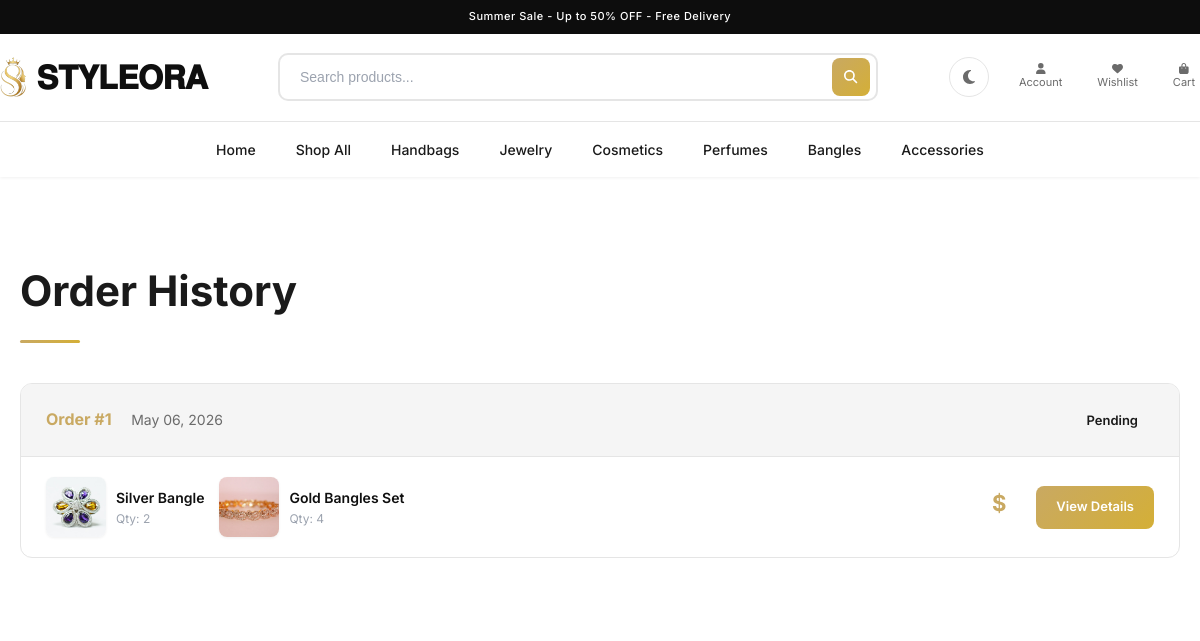
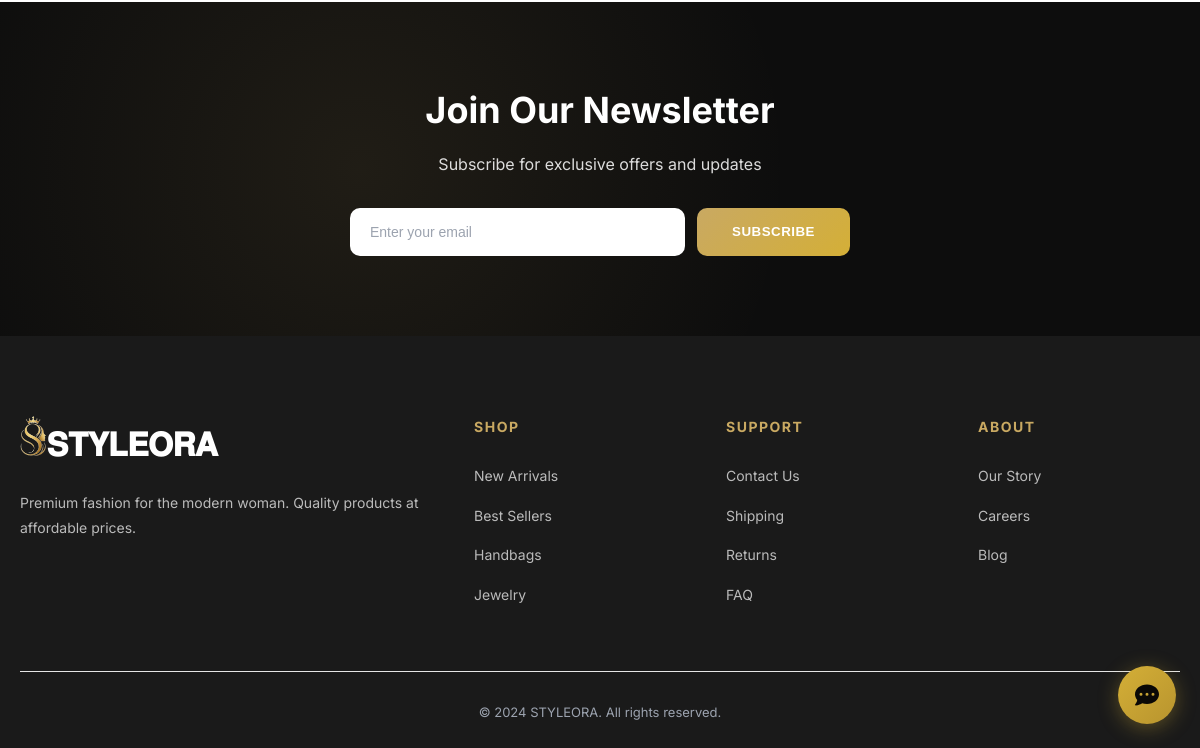
The page /order-history/ (signed in) on the database as committed earlier (2 pictures, top to bottom).
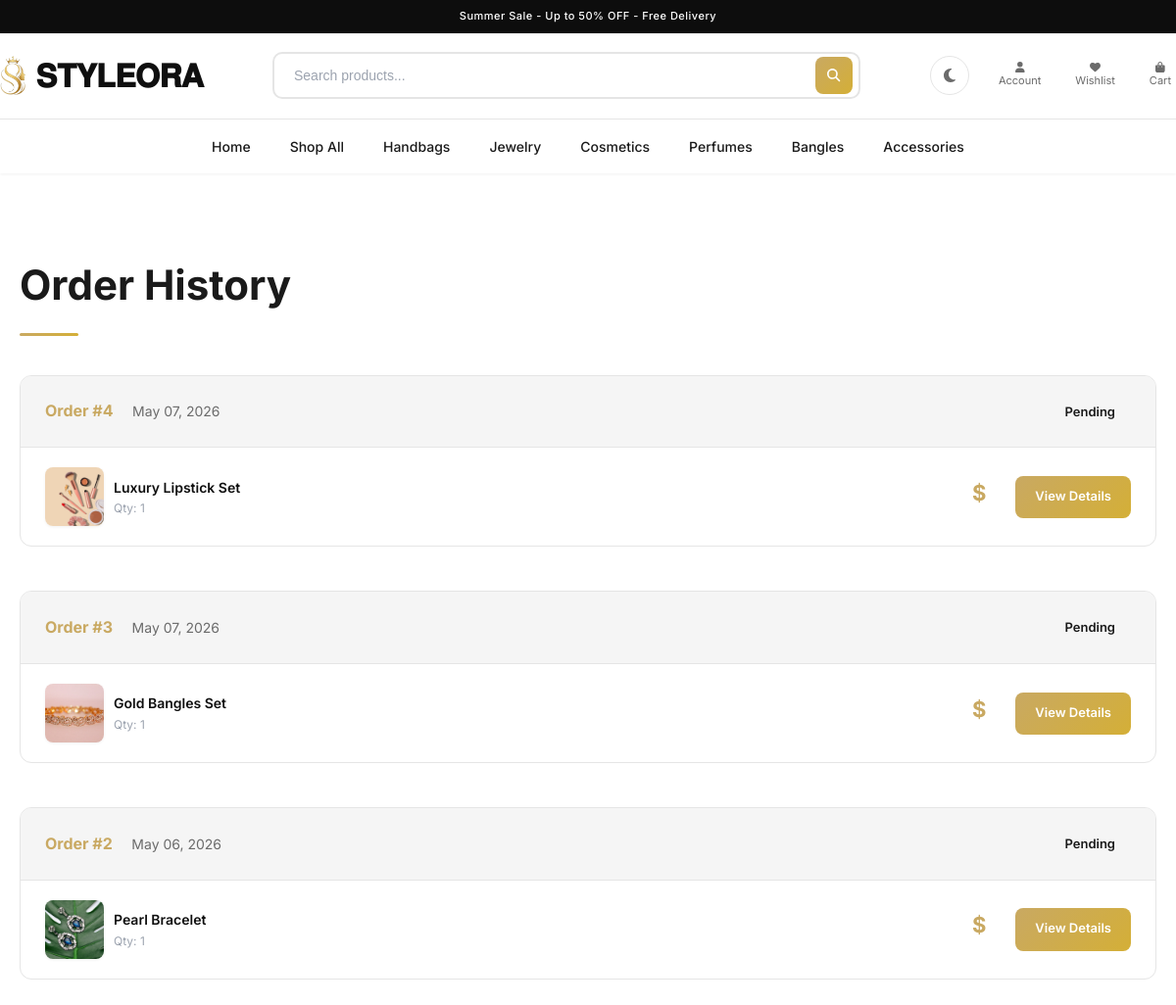
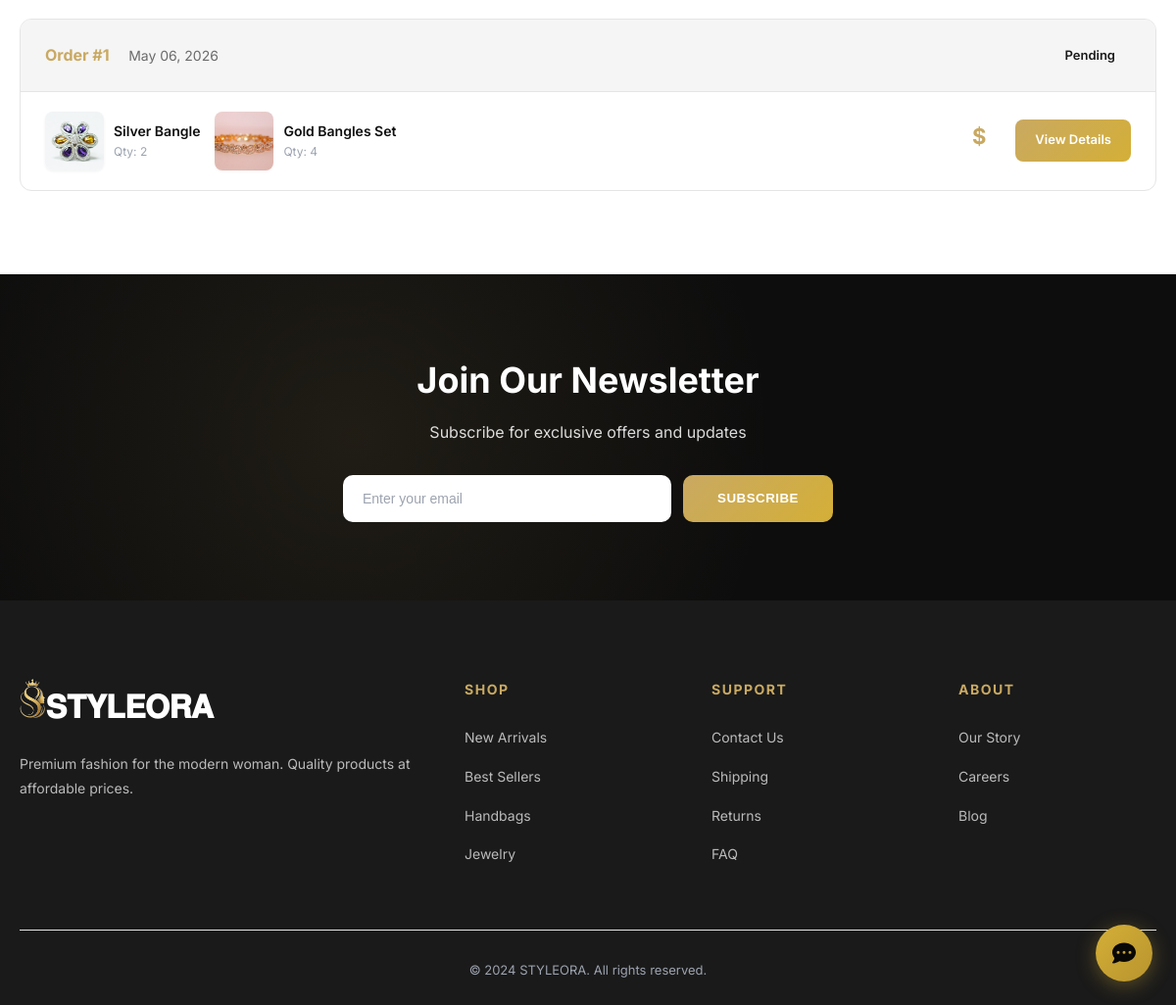
The same page on the database as committed later (2 pictures, top to bottom).
### store/models.py (models this page shows, shortened)
class Order(models.Model):
    STATUS_CHOICES = [
        ('pending', 'Pending'),
        ('confirmed', 'Confirmed'),
        ('shipped', 'Shipped'),
        ('delivered', 'Delivered'),
        ('cancelled', 'Cancelled'),
    ]
    PAYMENT_STATUS = [
        ('pending', 'Pending'),
        ('paid', 'Paid'),
        ('failed', 'Failed'),
    ]
    PAYMENT_METHOD = [
        ('cod', 'Cash on Delivery'),
        ('online', 'Online Payment'),
    ]
    user = models.ForeignKey(User, on_delete=models.CASCADE, related_name='orders')
    order_number = models.CharField(max_length=20, unique=True)
    status = models.CharField(max_length=20, choices=STATUS_CHOICES, default='pending')
    payment_status = models.CharField(max_length=20, choices=PAYMENT_STATUS, default='pending')
    payment_method = models.CharField(max_length=20, choices=PAYMENT_METHOD, default='cod')
    total_amount = models.DecimalField(max_digits=10, decimal_places=2)
    shipping_address = models.TextField()
    phone = models.CharField(max_length=20)
    notes = models.TextField(blank=True)
    created_at = models.DateTimeField(auto_now_add=True)
    updated_at = models.DateTimeField(auto_now=True)
    class Meta:
        ordering = ['-created_at']

class OrderItem(models.Model):
    order = models.ForeignKey(Order, on_delete=models.CASCADE, related_name='items')
    product = models.ForeignKey(Product, on_delete=models.PROTECT)
    quantity = models.IntegerField(default=1)
    price = models.DecimalField(max_digits=10, decimal_places=2)

class Product(models.Model):
    name = models.CharField(max_length=200)
    slug = models.SlugField(unique=True)
    category = models.ForeignKey(Category, on_delete=models.CASCADE, related_name='products')
    description = models.TextField()
    price = models.DecimalField(max_digits=10, decimal_places=2)
    discount_price = models.DecimalField(max_digits=10, decimal_places=2, blank=True, null=True)
    image = models.ImageField(upload_to='products/')
    images = models.JSONField(default=list)
    stock = models.IntegerField(default=0)
    brand = models.CharField(max_length=100, blank=True)
    is_available = models.BooleanField(default=True)
    is_featured = models.BooleanField(default=False)
    is_trending = models.BooleanField(default=False)
    created_at = models.DateTimeField(auto_now_add=True)
    updated_at = models.DateTimeField(auto_now=True)
    class Meta:
        ordering = ['-created_at']

### store/views.py (the view)
# urls.py: path('order-history/', views.order_history, name='order_history'),
@login_required
def order_history(request):
    orders = Order.objects.filter(user=request.user).order_by('-created_at')
    context = {'orders': orders}
    return render(request, 'store/order_history.html', context)

### templates/store/order_history.html (shortened to what this page needs)
{% extends 'store/base.html' %}
{% load static %}
{% block content %}
<section class="orders-page">
    <div class="container">
        <h1>Order History</h1>
        {% if orders %}
        <div class="orders-list">
            {% for order in orders %}
            <div class="order-card">
                <div class="order-header">
                    <div>
                        <span class="order-id">Order #{{ order.id }}</span>
                        <span class="order-date">{{ order.created_at|date:"F d, Y" }}</span>
                    </div>
                    <span class="order-status status-{{ order.status }}">{{ order.get_status_display }}</span>
                </div>
                <div class="order-body">
                    <div class="order-items">
                        {% for item in order.items.all|slice:":3" %}
                        <div class="order-item">
                            <img src="{{ item.product.image.url }}" alt="{{ item.product.name }}">
                            <div>
                                <h4>{{ item.product.name }}</h4>
                                <p>Qty: {{ item.quantity }}</p>
                            </div>
                        </div>
                        {% endfor %}
                    </div>
                    <div class="order-summary">
                        <span class="order-total">${{ order.total }}</span>
                        <a href="{% url 'order_detail' order.id %}" class="btn-view">View Details</a>
                    </div>
                </div>
            </div>
            {% endfor %}
        </div>
        {% endif %}
    </div>
</section>
{% endblock %}

### templates/store/base.html (shortened to what this page needs)
<!DOCTYPE html>
<html lang="en">
<head>
    {% load static %}
    <link rel="stylesheet" href="https://cdnjs.cloudflare.com/ajax/libs/font-awesome/6.4.0/css/all.min.css">
</head>
<body>
    {% load cart_count %}
    <header>
        <div class="top-bar">Summer Sale - Up to 50% OFF - Free Delivery</div>
        <div class="header-main container">
            <a href="{% url 'home' %}" class="logo">
                <img src="{% static 'styleora-logo.png' %}" alt="STYLEORA">𝐒𝐓𝐘𝐋𝐄𝐎𝐑𝐀
            </a>
            <form method="GET" action="{% url 'product_list' %}" class="search-box">
                <input type="text" name="search" placeholder="Search products...">
                <button type="submit"><i class="fas fa-search"></i></button>
            </form>
            <div class="header-actions">
                <button class="theme-toggle" id="themeToggle" aria-label="Toggle theme">
                    <i class="fas fa-moon moon-icon"></i>
                </button>
                {% if user.is_authenticated %}
                    <a href="{% url 'profile' %}"><i class="fas fa-user"></i><span>Account</span></a>
                    <a href="{% url 'wishlist' %}"><i class="fas fa-heart"></i><span>Wishlist</span></a>
                {% else %}
                    <a href="{% url 'login' %}"><i class="fas fa-user"></i><span>Login</span></a>
                {% endif %}
                <a href="{% url 'cart' %}" class="cart-icon">
                    <i class="fas fa-shopping-bag"></i><span>Cart</span>
                </a>
            </div>
        </div>
        <nav class="nav">
            <div class="container">
                <ul id="navMenu">
                    <li><a href="{% url 'home' %}">Home</a></li>
                    <li><a href="{% url 'product_list' %}">Shop All</a></li>
                    <li><a href="{% url 'product_list' %}?category=handbags">Handbags</a></li>
                    <li><a href="{% url 'product_list' %}?category=jewelry">Jewelry</a></li>
                    <li><a href="{% url 'product_list' %}?category=cosmetics">Cosmetics</a></li>
                    <li><a href="{% url 'product_list' %}?category=perfumes">Perfumes</a></li>
                    <li><a href="{% url 'product_list' %}?category=bangles">Bangles</a></li>
                    <li><a href="{% url 'product_list' %}?category=accessories">Accessories</a></li>
                </ul>
            </div>
        </nav>
    </header>
    <main>{% block content %}{% endblock %}</main>
    <section class="newsletter">
        <div class="container">
            <h2>Join Our Newsletter</h2>
            <p>Subscribe for exclusive offers and updates</p>
            <form class="newsletter-form">
                <input type="email" placeholder="Enter your email">
                <button type="submit">Subscribe</button>
            </form>
        </div>
    </section>
    <footer>
        <div class="container">
            <div class="footer-grid">
                <div class="footer-brand">
            <a href="{% url 'home' %}" class="logo">
                <img src="{% static 'styleora-logo.png' %}" alt="STYLEORA">𝐒𝐓𝐘𝐋𝐄𝐎𝐑𝐀
            </a>
                    <p>Premium fashion for the modern woman. Quality products at affordable prices.</p>
                </div>
                <div class="footer-column">
                    <h4>Shop</h4>
                    <ul>
                        <li><a href="#">New Arrivals</a></li>
                        <li><a href="#">Best Sellers</a></li>
                        <li><a href="#">Handbags</a></li>
                        <li><a href="#">Jewelry</a></li>
                    </ul>
                </div>
                <div class="footer-column">
                    <h4>Support</h4>
                    <ul>
                        <li><a href="#">Contact Us</a></li>
                        <li><a href="#">Shipping</a></li>
                        <li><a href="#">Returns</a></li>
                        <li><a href="#">FAQ</a></li>
                    </ul>
                </div>
                <div class="footer-column">
                    <h4>About</h4>
                    <ul>
                        <li><a href="#">Our Story</a></li>
                        <li><a href="#">Careers</a></li>
                        <li><a href="#">Blog</a></li>
                    </ul>
                </div>
            </div>
            <div class="footer-bottom">
                <p>&copy; 2024 STYLEORA. All rights reserved.</p>
            </div>
        </div>
    </footer>
    <div class="cb-open" id="chatbotWidget">
        <button class="cb-toggle" id="cbToggle" aria-label="Open AI Chat">
            <i class="fas fa-comment-dots"></i>
        </button>
    </div>
</body>
</html>

### templates/store/order_history.html (style rules this page uses)
.orders-page { padding: 60px 0; animation: fadeIn 0.5s ease-out; }
.orders-page h1 { font-size: 42px; margin-bottom: 40px; animation: fadeInUp 0.5s ease-out; }
.orders-page h1::after { content: ''; display: block; width: 60px; height: 3px; background: linear-gradient(90deg, var(--secondary), var(--accent)); margin-top: 15px; border-radius: 2px; }
.order-card { background: var(--card-bg); border: 1px solid var(--border); border-radius: 12px; overflow: hidden; margin-bottom: 25px; transition: all 0.3s; }
.order-header { display: flex; justify-content: space-between; align-items: center; padding: 20px 25px; background: var(--card-bg-alt); border-bottom: 1px solid var(--border); }
.order-id { font-weight: 700; color: var(--price-fg); }
.order-date { font-size: 14px; color: var(--text-muted); margin-left: 15px; }
.order-status { padding: 6px 16px; border-radius: 20px; font-size: 13px; font-weight: 600; }
.order-body { display: flex; justify-content: space-between; align-items: center; padding: 20px 25px; }
.order-items { display: flex; gap: 15px; align-items: center; flex: 1; }
.order-item { display: flex; align-items: center; gap: 10px; }
.order-item img { width: 60px; height: 60px; object-fit: cover; border-radius: 8px; box-shadow: var(--shadow-sm); }
.order-item h4 { font-size: 14px; font-weight: 600; color: var(--heading-fg); }
.order-item p { font-size: 12px; color: var(--text-muted); }
.order-summary { text-align: right; min-width: 120px; }
.order-total { display: block; font-size: 22px; font-weight: 700; color: var(--price-fg); margin-bottom: 8px; }
.btn-view { display: inline-block; padding: 10px 20px; background: linear-gradient(135deg, var(--secondary), var(--accent)); color: var(--btn-fg); border-radius: 8px; font-weight: 600; font-size: 13px; transition: all 0.3s; border: none; }
.orders-list { display: flex; flex-direction: column; gap: 20px; }
.order-card { background: var(--card-bg); border-radius: 12px; overflow: hidden; border: 1px solid var(--border); transition: all 0.3s; }
.order-header { display: flex; justify-content: space-between; align-items: center; padding: 20px 25px; border-bottom: 1px solid var(--border); background: var(--card-bg-alt); }
.order-date { color: var(--text-light); font-size: 14px; }
.order-summary { display: flex; gap: 30px; }

Rows that differ between the two databases and show on the page:
added Order: id "4", created_at "May 07, 2026", status "Pending"
added OrderItem: product.image (picture), product.name "Luxury Lipstick Set", quantity "1", shown under "4"
added Order: id "3", created_at "May 07, 2026", status "Pending"
added OrderItem: product.image (picture), product.name "Gold Bangles Set", quantity "1", shown under "3"
added Order: id "2", created_at "May 06, 2026", status "Pending"
added OrderItem: product.image (picture), product.name "Pearl Bracelet", quantity "1", shown under "2"
